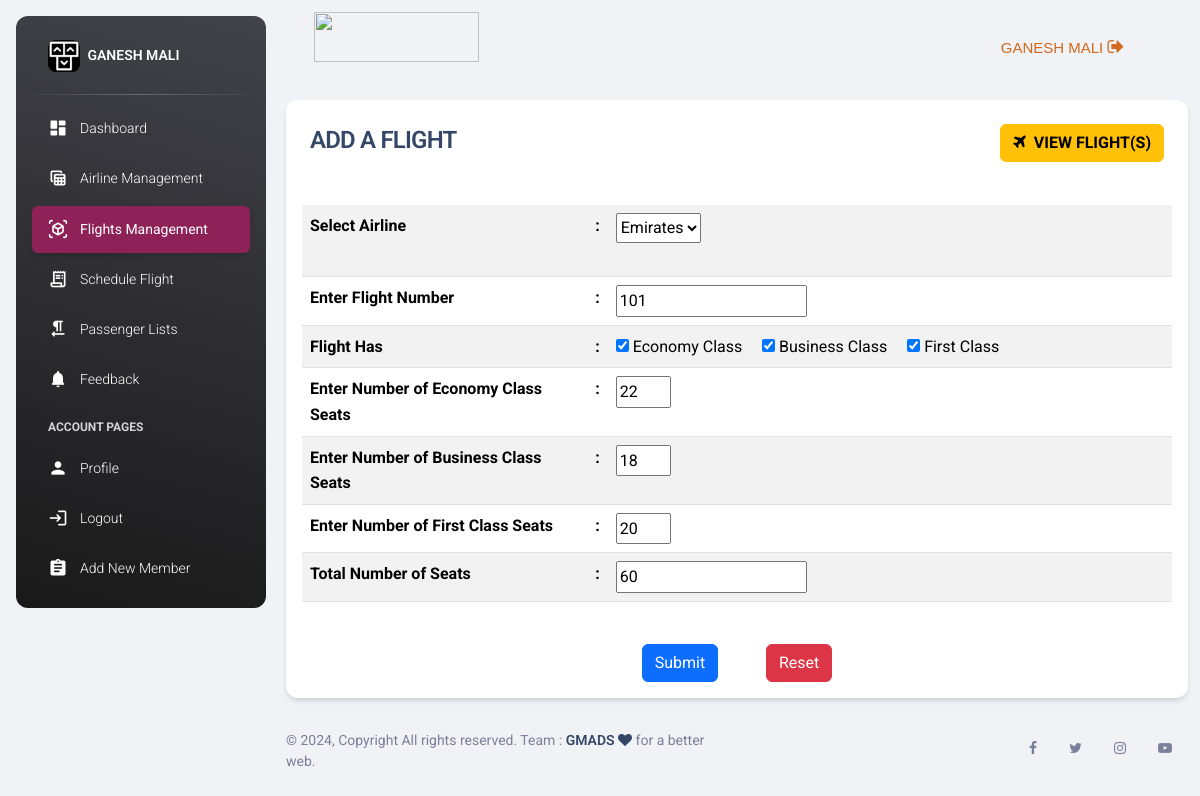
The app's page /add-flight.php?ig=101 (signed in) with its own data.
### tables this page shows
CREATE TABLE `flight` (
  `seq_no` int(255) NOT NULL,
  `fno` int(255) NOT NULL,
  `tnoseats` int(255) NOT NULL,
  `ano` int(11) NOT NULL
);

CREATE TABLE `class` (
  `class_id` int(255) NOT NULL,
  `cname` varchar(20) NOT NULL,
  `noofseats` int(255) NOT NULL DEFAULT 0,
  `fno` int(255) NOT NULL
);

### add-flight.php (the view, shortened to what the rows shown need)
<!DOCTYPE html>
<html lang="en">
<head>
  <link rel="stylesheet" href="https://cdn.jsdelivr.net/npm/bootstrap@5.3.2/dist/css/bootstrap.min.css">
  <link rel="stylesheet" href="https://cdnjs.cloudflare.com/ajax/libs/font-awesome/4.7.0/css/font-awesome.min.css">
  <link id="pagestyle" href="../assetsp/css/my.css?v=3.1.0" rel="stylesheet" />
  <link id="pagestyle" href="../assets/css/my.css?v=3.1.0" rel="stylesheet" />
</head>
<body class="g-sidenav-show  bg-gray-200">
  <main class="main-content position-relative max-height-vh-100 h-100 border-radius-lg ">
    <div class="container">
            <br>
              <div class="row">
                <div class="col-md-12">
                    <div class="card">
                        <div class="card-body">
                             <table class="table table-striped">
                                <?php
                                    if(isset($_GET['ig']))
                                    {
                                        $fno=$_GET['ig'];
                                        $hostName ="localhost";
                                        $dbusers ="root";
                                        $dbPassword ="";
                                        $dbName ="jetsetfly";
                                        $conn =mysqli_connect($hostName,$dbusers,$dbPassword,$dbName);
                                        $sql = "SELECT * FROM flight WHERE fno = $fno";
                                        $result = mysqli_query($conn, $sql);
                                        if ($result)
                                        {
                                            if (mysqli_num_rows($result) > 0)
                                            {
                                                $row = mysqli_fetch_assoc($result);
                                            }
                                        }
                                        $ano=$row['ano'];
                                        $sql1 = "SELECT * FROM airline WHERE ano=$ano";
                                        $result1 = mysqli_query($conn, $sql1);
                                        if ($result1)
                                        {
                                            if (mysqli_num_rows($result1) > 0)
                                            {
                                                $row1 = mysqli_fetch_assoc($result1);
                                                $an=$row1['aname'];
                                            }
                                        }
                                        ?>
                                     <tbody>
                                        <tr>
                                          <td><b>Select Airline </b></td><td><b>:</b></td>
                                          <td>
                                              <select class="box" name="aname" readonly>
                                                <?php
                                                    $available_a=mysqli_query($conn,"select * from airline");
                                                    while ($avla=mysqli_fetch_array($available_a))
                                                    {
                                                      ?>
                                                        <option value="<?php echo $avla['ano'];?>"; <?php if($an==$avla['aname']) echo"selected";?>><?php echo $avla['aname'];?></option>
                                                      <?php
                                                    }
                                                    ?>
                                               </select>
                                          </td>
                                        </tr>
                                        <tr>
                                          <td><b>Enter Flight Number</b></td><td><b>:</b></td>
                                          <td>
                                            <input type="text" class="box" name="fno" value="<?php echo $row['fno'];?>" readonly>
                                          </td>
                                        </tr>
                                        <tr>
                                          <td><b>Flight Has</b></td><td><b>:</b></td>
                                          <td>
                                            <?php
                                                $sql2 = "SELECT * FROM class WHERE fno=$fno AND cname='Economy Class'";
                                                $result2 = mysqli_query($conn, $sql2);
                                                if ($result2)
                                                {
                                                    if (mysqli_num_rows($result2) > 0)
                                                    {
                                                        $row2 = mysqli_fetch_assoc($result2);
                                                        $noofseatsofeco=$row2['noofseats'];
                                                    }
                                                }
                                            ?>
                                            <input type="checkbox" id="eco" name="eco" <?php if($noofseatsofeco > 0) echo "checked"; ?> onchange="toggleSeatsVisibility()">
                                            <label for="eco">Economy Class</label>&nbsp;&nbsp;&nbsp;&nbsp;
                                            <?php
                                                $sql3 = "SELECT * FROM class WHERE fno=$fno AND cname='Business Class'";
                                                $result3 = mysqli_query($conn, $sql3);
                                                if ($result3)
                                                {
                                                    if (mysqli_num_rows($result3) > 0)
                                                    {
                                                        $row3 = mysqli_fetch_assoc($result3);
                                                        $noofseatsofbsn=$row3['noofseats'];
                                                    }
                                                }
                                            ?>
                                            <input type="checkbox" id="bsn" name="bsn" <?php if($noofseatsofbsn > 0) echo "checked"; ?> onchange="toggleSeatsVisibility()">
                                            <label for="bsn">Business Class</label>&nbsp;&nbsp;&nbsp;&nbsp;
                                            <?php
                                                $sql4 = "SELECT * FROM class WHERE fno=$fno AND cname='First Class'";
                                                $result4 = mysqli_query($conn, $sql4);
                                                if ($result4)
                                                {
                                                    if (mysqli_num_rows($result4) > 0)
                                                    {
                                                        $row4 = mysqli_fetch_assoc($result4);
                                                        $noofseatsoffrt=$row4['noofseats'];
                                                    }
                                                }
                                            ?>
                                            <input type="checkbox" id="fir" name="fir" <?php if($noofseatsoffrt > 0) echo "checked"; ?>  onchange="toggleSeatsVisibility()">
                                            <label for="fir">First Class</label>&nbsp;&nbsp;&nbsp;&nbsp;
                                          </td>
                                        </tr>
                                        <tr>
                                          <td><b>Enter Number of Economy Class Seats</b></td>
                                          <td><b>:</b></td>
                                          <td><input type="number" class="box" name="noes" id="noes" min='20' max='40' value="<?php echo $noofseatsofeco;?>" oninput="calculateTotal()" required></td>
                                        </tr>
                                        <tr>
                                            <td><b>Enter Number of Business Class Seats</b></td>
                                            <td><b>:</b></td>
                                            <td><input type="number" class="box" name="nobs" id="nobs" min='10' max='30' value="<?php echo $noofseatsofbsn;?>" oninput="calculateTotal()" required></td>
                                        </tr>
                                        <tr>
                                            <td><b>Enter Number of First Class Seats</b></td>
                                            <td><b>:</b></td>
                                            <td><input type="number" class="box" name="nofcs" id="nofcs" min='15' max='35' value="<?php echo $noofseatsoffrt;?>" oninput="calculateTotal()" required></td>
                                        </tr>
                                        <tr>
                                            <td><b>Total Number of Seats</b></td>
                                            <td><b>:</b></td>
                                            <td><input type="text" class="box" name="total_seats" id="total_seats" min='45' max='105' readonly></td>
                                        </tr>
                                     </tbody>
                                    <?php
                                  }
                                    ?>
                             </table>
                             <br>
                        </div>
                      </div>
                     </div>
                  </div>
        </div>
  </main>
</body>
</html>

### records on screen
flight: fno "101"
class: noofseats "☑", noes "22"
class: noofseats "☑", nobs "18"
class: noofseats "☑", nofcs "20"

### other values on screen
$name "GANESH MALI"
form field aname "Emirates"
